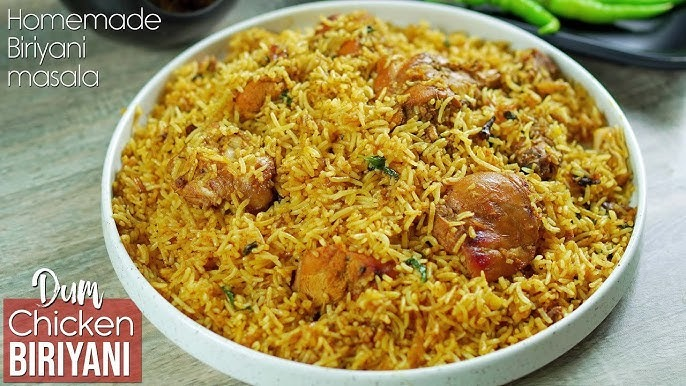
#> input picture one.jpg, 686 x 386 px
$ python split.py
#> lines starting #> are read from the running program, lines starting #| are printed output that depends on the picture
from PIL import Image

# Load the image
image_path = 'one.jpg'  # Replace with your image file path
img = Image.open(image_path)
#> img is the input picture: PIL image 686x386 RGB; mean R, G, B 162.5, 142.5, 85.9

# Get the dimensions of the original image
width, height = img.size
#> width = 686; height = 386

# Calculate the size of each part
part_width = width // 3
#> part_width = 228
part_height = height // 3
#> part_height = 128

# Split the image into 9 parts
for row in range(3):
    for col in range(3):
        # Define the coordinates of the current part
        left = col * part_width
        upper = row * part_height
        right = left + part_width
        lower = upper + part_height

        # Crop the image
        cropped_img = img.crop((left, upper, right, lower))

        # Save the cropped part
        cropped_img.save(f'part_{row+1}_{col+1}.jpg')
#> this loop made 3 passes
#> pass 1, `cropped_img.save(f'part_{row+1}_{col+1}.jpg')`:
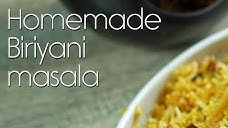
#> saved as part_1_1.jpg: PIL image 228x128 RGB; mean R, G, B 121.3, 123.4, 91.9
#> pass 1, `cropped_img.save(f'part_{row+1}_{col+1}.jpg')`:
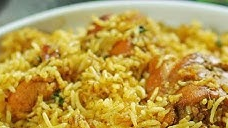
#> saved as part_1_2.jpg: PIL image 228x128 RGB; mean R, G, B 184.9, 155.4, 73.1
#> pass 1, `cropped_img.save(f'part_{row+1}_{col+1}.jpg')`:
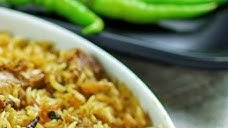
#> saved as part_1_3.jpg: PIL image 228x128 RGB; mean R, G, B 122.4, 126, 75
#> pass 2, `cropped_img.save(f'part_{row+1}_{col+1}.jpg')`:
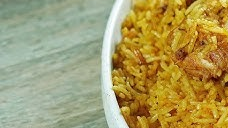
#> saved as part_2_1.jpg: PIL image 228x128 RGB; mean R, G, B 168.5, 155.7, 99.2
#> after the loop:
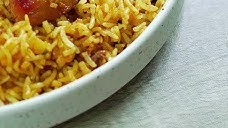
#> cropped_img: PIL image 228x128 RGB; mean R, G, B 161, 149.8, 112.7

print("Image successfully split into 9 parts.")


import os


# Path to the list of image paths
list_file = 'list.txt'

# Read the list of image paths from list.txt
#> (the run stopped early here; a loop or call above may not have finished)
